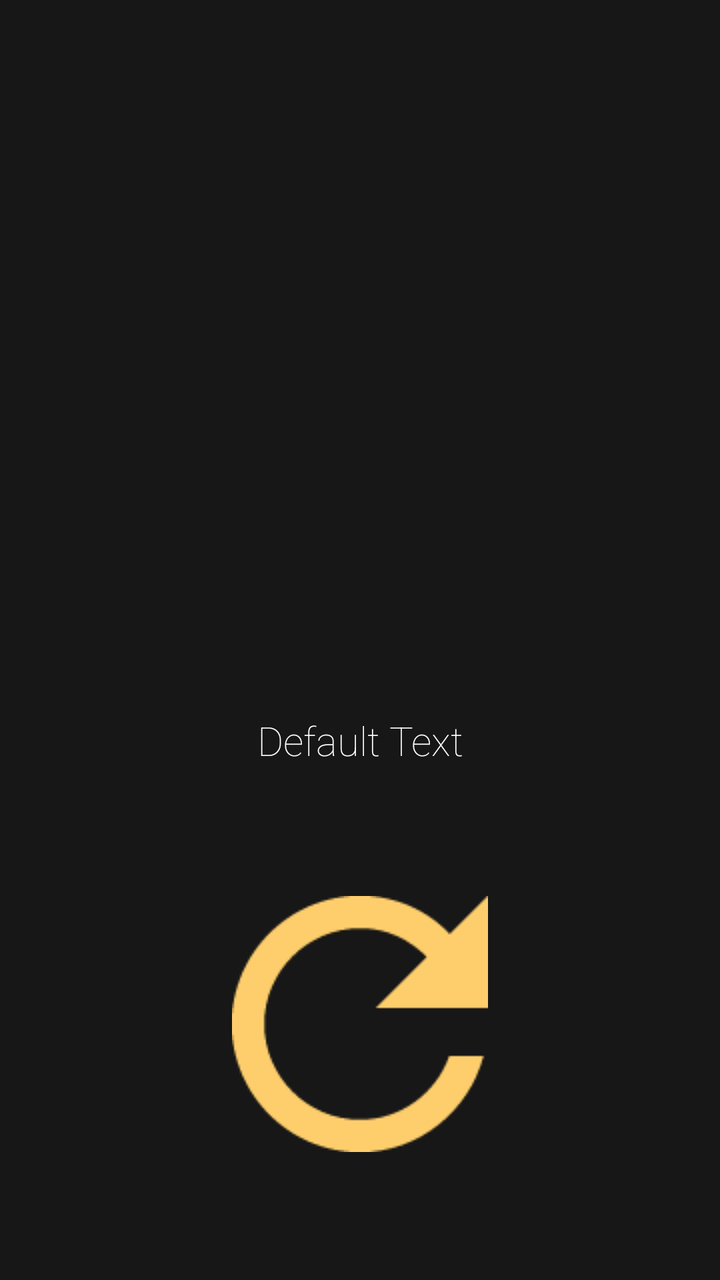
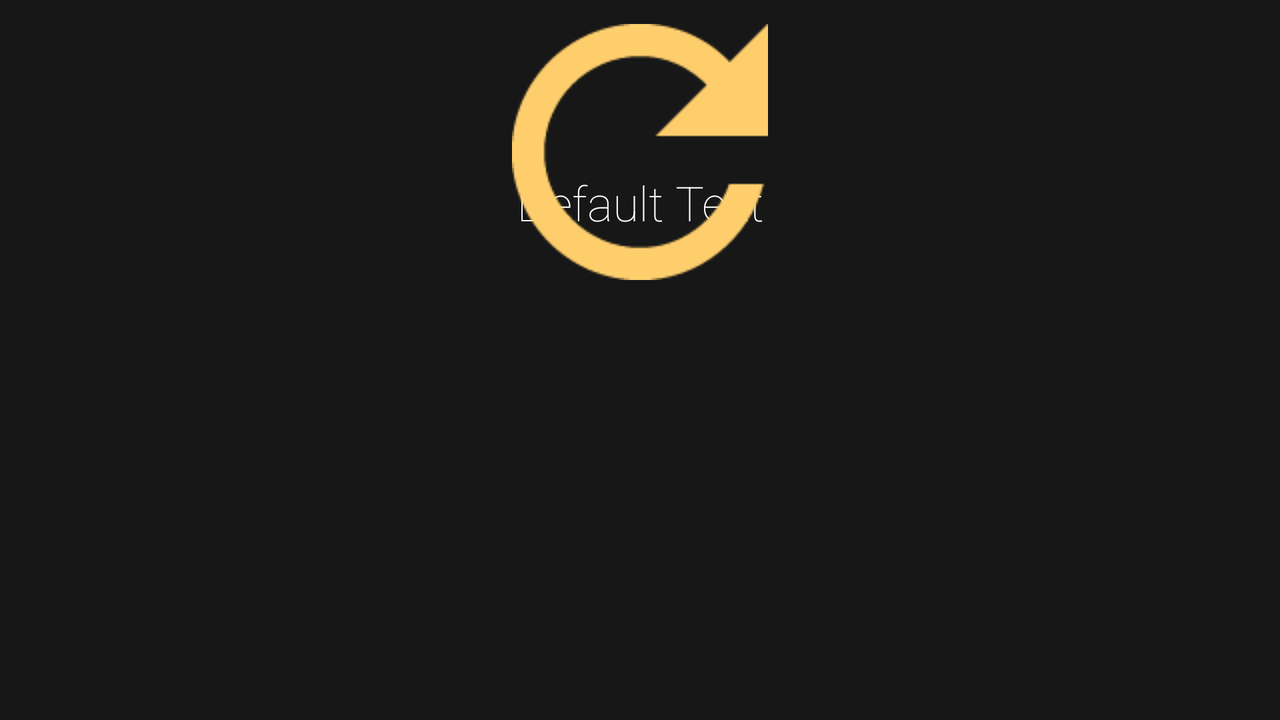

An Android layout and its configuration variant, each rendered on a device that would load it. The default file and the variant file are quoted in full after the pictures.
<!-- AndroidManifest.xml: application theme Theme.LolApp -->
<!-- res/layout/champ.xml -->
<?xml version="1.0" encoding="utf-8"?>
<LinearLayout xmlns:android="http://schemas.android.com/apk/res/android"
    xmlns:app="http://schemas.android.com/apk/res-auto"
    android:layout_width="match_parent"
    android:layout_height="match_parent"
    android:background="#171717">

    <androidx.constraintlayout.widget.ConstraintLayout
        android:layout_width="match_parent"
        android:layout_height="match_parent">

        <ImageView
            android:id="@+id/champImage"
            android:layout_width="wrap_content"
            android:layout_height="wrap_content"
            android:contentDescription="@string/selectedChamp"
            android:scaleX="3"
            android:scaleY="3"
            android:translationY="150dp"
            app:layout_constraintEnd_toEndOf="parent"
            app:layout_constraintStart_toStartOf="parent"
            app:layout_constraintTop_toTopOf="parent"
            app:srcCompat="@drawable/aatrox" />

        <TextView
            android:id="@+id/champText"
            android:layout_width="0dp"
            android:layout_height="wrap_content"
            android:layout_marginTop="100dp"
            android:fontFamily="sans-serif-thin"
            android:text="@string/defaultText"
            android:textAlignment="center"
            android:textColor="#FFFFFF"
            android:textSize="20sp"
            app:layout_constraintBottom_toBottomOf="parent"
            app:layout_constraintEnd_toEndOf="parent"
            app:layout_constraintStart_toStartOf="parent"
            app:layout_constraintTop_toBottomOf="@+id/champImage"
            app:layout_constraintWidth_max="wrap"
            app:layout_constraintWidth_percent="0.95" />

        <ImageButton
            android:id="@+id/refreshBtn"
            android:layout_width="wrap_content"
            android:layout_height="wrap_content"
            android:background="#00FFFFFF"
            android:contentDescription="@string/refresh"
            app:layout_constraintBottom_toBottomOf="parent"
            app:layout_constraintEnd_toEndOf="parent"
            app:layout_constraintStart_toStartOf="parent"
            app:layout_constraintTop_toBottomOf="@+id/champText"
            app:srcCompat="@drawable/refresh"
            app:tint="#FFCE6C" />

    </androidx.constraintlayout.widget.ConstraintLayout>
</LinearLayout>
<!-- resources referenced by this layout -->
<resources>
  <!-- drawable refresh: png bitmap (drawable, 7985 bytes) -->
  <string name="defaultText">Default Text</string>
  <string name="refresh">Reselect Champ</string>
  <string name="selectedChamp">Champion Icon</string>
  <style name="Theme.LolApp" parent="Theme.MaterialComponents.DayNight.NoActionBar">
          
          <item name="colorPrimary">@color/purple_500</item>
          <item name="colorPrimaryVariant">@color/purple_700</item>
          <item name="colorOnPrimary">@color/white</item>
          
          <item name="colorSecondary">@color/teal_200</item>
          <item name="colorSecondaryVariant">@color/teal_700</item>
          <item name="colorOnSecondary">@color/black</item>
          
          <item name="android:statusBarColor" tools:targetApi="l">?attr/colorPrimaryVariant</item>
          
      </style>
</resources>
<!-- res/layout-land/champ.xml (the repository's variant of the layout above) -->
<!-- drawn on the phone turned sideways -->
<?xml version="1.0" encoding="utf-8"?>
<LinearLayout xmlns:android="http://schemas.android.com/apk/res/android"
    xmlns:app="http://schemas.android.com/apk/res-auto"
    xmlns:tools="http://schemas.android.com/tools"
    android:layout_width="match_parent"
    android:layout_height="match_parent"
    android:background="#171717">

    <androidx.constraintlayout.widget.ConstraintLayout
        android:layout_width="match_parent"
        android:layout_height="match_parent">

        <TextView
            android:id="@+id/champText"
            android:layout_width="0dp"
            android:layout_height="wrap_content"
            android:fontFamily="sans-serif-thin"
            android:text="@string/defaultText"
            android:textAlignment="center"
            android:textColor="#FFFFFF"
            android:textSize="24sp"
            android:translationY="-15dp"
            app:layout_constraintBottom_toTopOf="@+id/refreshBtn"
            app:layout_constraintEnd_toEndOf="parent"
            app:layout_constraintStart_toEndOf="@+id/champImage"
            app:layout_constraintTop_toTopOf="@+id/champImage"
            app:layout_constraintWidth_max="wrap"
            app:layout_constraintWidth_percent="0.4" />

        <ImageButton
            android:id="@+id/refreshBtn"
            android:layout_width="wrap_content"
            android:layout_height="wrap_content"
            android:background="#00FFFFFF"
            android:contentDescription="@string/refresh"
            android:translationY="-40dp"
            app:layout_constraintBottom_toBottomOf="@+id/champImage"
            app:layout_constraintEnd_toEndOf="parent"
            app:layout_constraintStart_toEndOf="@+id/champImage"
            app:srcCompat="@drawable/refresh"
            app:tint="#FFCE6C" />

        <ImageView
            android:id="@+id/champImage"
            android:layout_width="wrap_content"
            android:layout_height="wrap_content"
            android:contentDescription="@string/selectedChamp"
            android:translationX="5dp"
            app:layout_constraintBottom_toBottomOf="parent"
            app:layout_constraintStart_toStartOf="parent"
            app:layout_constraintTop_toTopOf="parent"
            app:srcCompat="@drawable/aatrox"
            tools:ignore="ImageContrastCheck" />

    </androidx.constraintlayout.widget.ConstraintLayout>
</LinearLayout>
